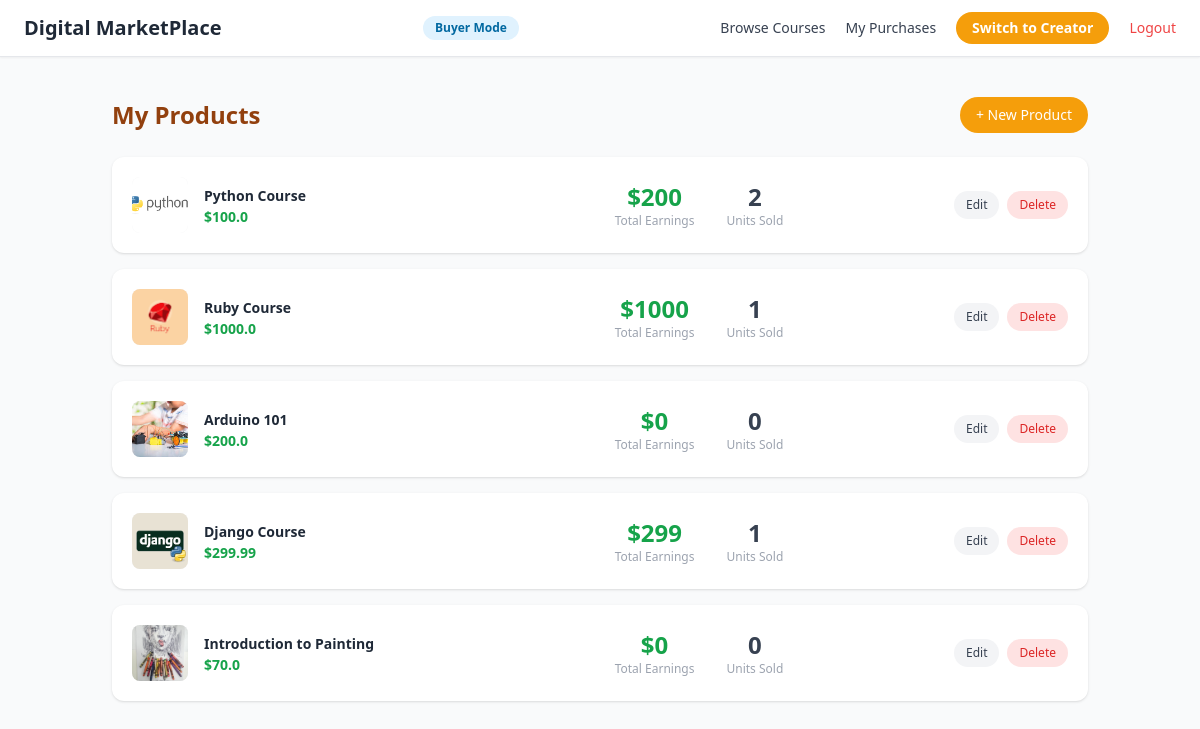
The app's page /dashboard/ (signed in) with its own data.
### myapp/models.py (models this page shows, shortened)
class Product(models.Model):
    seller = models.ForeignKey(User, on_delete=models.CASCADE)
    name = models.CharField(max_length=100)
    description = models.CharField(max_length=500)
    price = models.FloatField()
    file = models.FileField(upload_to='uploads/')
    thumbnail = models.ImageField(upload_to='thumbnails/', blank=True, null=True)
    total_sales_amount = models.IntegerField(default=0)
    total_sales = models.IntegerField(default=0)
    image = models.ImageField(upload_to='uploads/')

### myapp/views.py (the view)
# urls.py: path('dashboard/', views.dashboard, name='dashboard'),
@login_required(login_url='login')
def dashboard(request):
    products = Product.objects.filter(seller=request.user)
    return render(request, 'myapp/dashboard.html', {'products': products})

### myapp/templates/myapp/dashboard.html (shortened to what this page needs)
{% extends "myapp/base.html" %}
{% block body %}
<div class="max-w-5xl mx-auto px-6 py-10">
    <div class="flex flex-col sm:flex-row sm:justify-between sm:items-center gap-3 mb-6">
        <h1 class="text-2xl font-bold text-amber-800">My Products</h1>
        <a href="{% url 'createproduct' %}"
           class="bg-amber-500 text-white text-sm px-4 py-2 rounded-full hover:bg-amber-600 transition w-fit">
            + New Product
        </a>
    </div>
    <div class="space-y-4">
        {% for product in products %}
        <div class="bg-white rounded-xl shadow p-5 flex flex-col sm:flex-row sm:items-center sm:justify-between gap-4">
            <div class="flex items-center gap-4 w-full sm:w-1/3">
                <div class="h-14 w-14 rounded-lg overflow-hidden bg-gray-100 flex-shrink-0 flex items-center justify-center">
                    {% if product.thumbnail %}
                        <img class="h-full w-full object-cover" src="{{ product.thumbnail.url }}" alt="">
                    {% else %}
                        <span class="text-gray-300 text-xs">No img</span>
                    {% endif %}
                </div>
                <div>
                    <a href="{% url 'editproduct' product.id %}"
                       class="font-semibold text-gray-800 text-sm hover:text-amber-600">
                        {{ product.name }}
                    </a>
                    <div class="text-green-600 text-sm font-bold">${{ product.price }}</div>
                </div>
            </div>
            <div class="flex justify-around sm:justify-center sm:gap-8 gap-4">
                <div class="text-center">
                    <div class="text-2xl font-bold text-green-600">${{ product.total_sales_amount }}</div>
                    <div class="text-xs text-gray-400">Total Earnings</div>
                </div>
                <div class="text-center">
                    <div class="text-2xl font-bold text-gray-700">{{ product.total_sales }}</div>
                    <div class="text-xs text-gray-400">Units Sold</div>
                </div>
            </div>
            <div class="flex gap-2 sm:justify-end">
                <a href="{% url 'editproduct' product.id %}"
                   class="text-xs bg-gray-100 text-gray-700 px-3 py-1.5 rounded-full hover:bg-gray-200 transition">
                    Edit
                </a>
                <a href="{% url 'delete' product.id %}"
                   class="text-xs bg-red-100 text-red-600 px-3 py-1.5 rounded-full hover:bg-red-200 transition">
                    Delete
                </a>
            </div>
        </div>
        {% endfor %}
    </div>
</div>
{% endblock %}

### records on screen
Product: thumbnail (picture), name "Python Course", price "100.0", total_sales_amount "200", total_sales "2"
Product: thumbnail (picture), name "Ruby Course", price "1000.0", total_sales_amount "1000", total_sales "1"
Product: thumbnail (picture), name "Arduino 101", price "200.0", total_sales_amount "0", total_sales "0"
Product: thumbnail (picture), name "Django Course", price "299.99", total_sales_amount "299", total_sales "1"
Product: thumbnail (picture), name "Introduction to Painting", price "70.0", total_sales_amount "0", total_sales "0"
